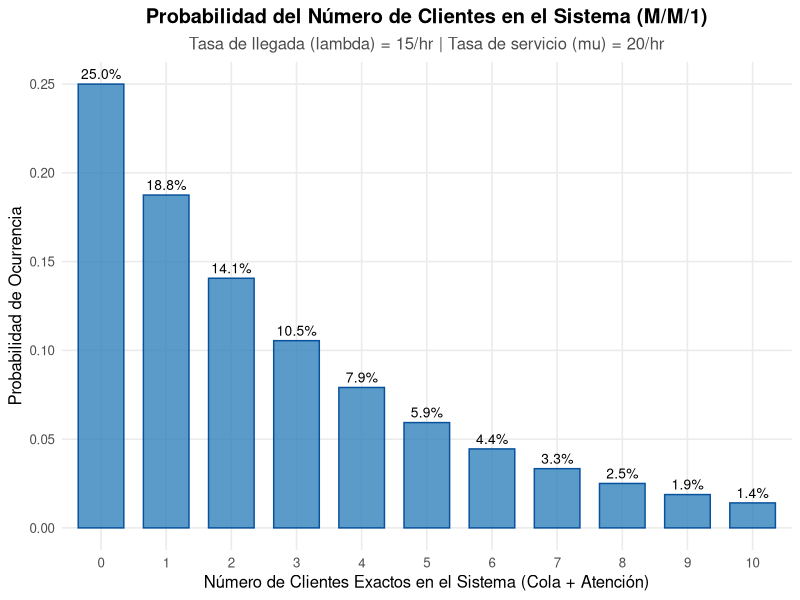

R code for this plot:
# 1. Cargar la librería necesaria para visualización
if(!require(ggplot2)) install.packages("ggplot2")
library(ggplot2)

# 2. Definir parámetros del problema M/M/1
lambda <- 15  # Tasa media de llegadas por hora
mu     <- 20  # Tasa media de servicio por hora

# 3. Calcular métricas operacionales básicas
rho <- lambda / mu                      # Factor de utilización del sistema
L   <- lambda / (mu - lambda)           # Número promedio de clientes en el sistema
Lq  <- (lambda^2) / (mu * (mu - lambda)) # Número promedio de clientes en la cola
W   <- 1 / (mu - lambda)                # Tiempo promedio en el sistema (horas)
Wq  <- lambda / (mu * (mu - lambda))    # Tiempo promedio en la cola (horas)

# Mostrar métricas en consola
cat("--- MÉTRICAS DEL SISTEMA DE ESPERA M/M/1 ---\n")
cat(sprintf("Utilización del Servidor (rho): %.2f%%\n", rho * 100))
cat(sprintf("Clientes promedio en el Sistema (L): %.2f clientes\n", L))
cat(sprintf("Clientes promedio en la Cola (Lq): %.2f clientes\n", Lq))
cat(sprintf("Tiempo promedio de espera en Sistema (W): %.2f minutos\n", W * 60))
cat(sprintf("Tiempo promedio de espera en Cola (Wq): %.2f minutos\n", Wq * 60))

# 4. Preparar datos para la visualización del estado del sistema
# Calculamos la probabilidad de tener exactamente 'n' clientes en el sistema: Pn = (1-rho) * rho^n
n_clientes <- 0:10
probabilidades <- (1 - rho) * (rho ^ n_clientes)

df_colas <- data.frame(
  Clientes = n_clientes,
  Probabilidad = probabilidades
)

# 5. Crear el gráfico interactivo/visual elegante con ggplot2
ggplot(df_colas, aes(x = factor(Clientes), y = Probabilidad)) +
  geom_bar(stat = "identity", fill = "#3182bd", color = "#08519c", alpha = 0.8, width = 0.7) +
  geom_text(aes(label = sprintf("%.1f%%", Probabilidad * 100)), vjust = -0.5, size = 3.5) +
  labs(
    title = "Probabilidad del Número de Clientes en el Sistema (M/M/1)",
    subtitle = paste0("Tasa de llegada (lambda) = ", lambda, "/hr | Tasa de servicio (mu) = ", mu, "/hr"),
    x = "Número de Clientes Exactos en el Sistema (Cola + Atención)",
    y = "Probabilidad de Ocurrencia"
  ) +
  theme_minimal(base_size = 12) +
  theme(
    plot.title = element_text(face = "bold", hjust = 0.5),
    plot.subtitle = element_text(hjust = 0.5, color = "gray30"),
    panel.grid.minor = element_blank()
  )
